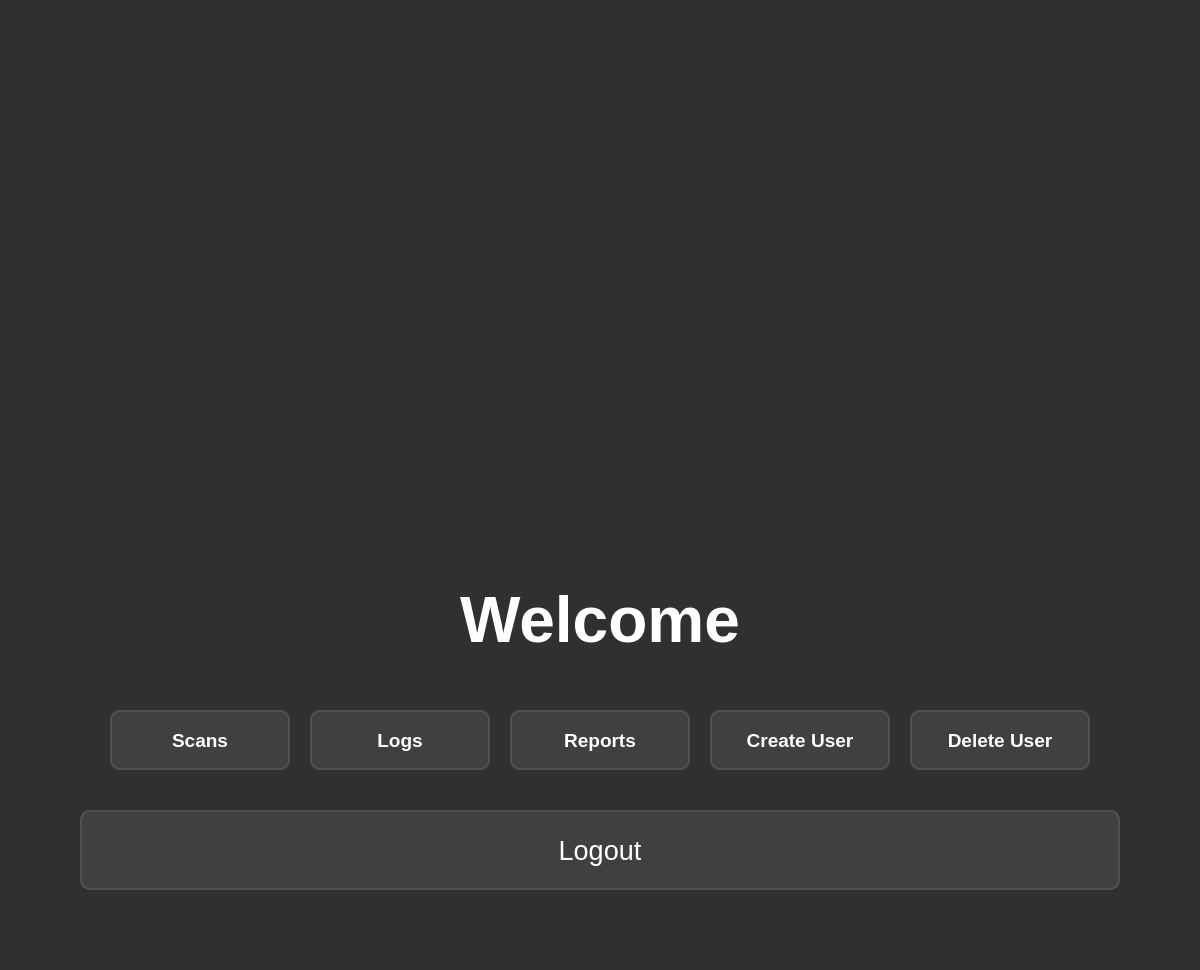
<?xml version="1.0" encoding="UTF-8"?>
<ui version="4.0">
 <class>MainDashboard</class>
 <widget class="QWidget" name="MainDashboard">
  <property name="geometry">
   <rect>
    <x>0</x>
    <y>0</y>
    <width>1200</width>
    <height>800</height>
   </rect>
  </property>
  <property name="styleSheet">
   <string notr="true">QWidget#MainDashboard {
    background-color: #303030;
}
QLabel {
    color: white;
}
QPushButton {
    background-color: #404040;
    color: white;
    border: 2px solid #505050;
    border-radius: 10px;
    padding: 10px;
}
QPushButton:hover {
    background-color: #505050;
    border-color: #606060;
}
QPushButton:pressed {
    background-color: #606060;
}</string>
  </property>
  <layout class="QVBoxLayout" name="verticalLayout">
   <property name="spacing">
    <number>40</number>
   </property>
   <property name="leftMargin">
    <number>80</number>
   </property>
   <property name="topMargin">
    <number>80</number>
   </property>
   <property name="rightMargin">
    <number>80</number>
   </property>
   <property name="bottomMargin">
    <number>80</number>
   </property>
   <item>
    <layout class="QHBoxLayout" name="logoLayout">
     <item>
      <spacer name="logoLeftSpacer">
       <property name="orientation">
        <enum>Qt::Horizontal</enum>
       </property>
       <property name="sizeHint" stdset="0">
        <size>
         <width>40</width>
         <height>20</height>
        </size>
       </property>
      </spacer>
     </item>
     <item>
      <widget class="QLabel" name="logoLabel">
       <property name="text">
        <string/>
       </property>
       <property name="pixmap">
        <pixmap>:/Images/SandDriveLogo.png</pixmap>
       </property>
       <property name="scaledContents">
        <bool>true</bool>
       </property>
       <property name="alignment">
        <set>Qt::AlignCenter</set>
       </property>
       <property name="minimumSize">
        <size>
         <width>600</width>
         <height>450</height>
        </size>
       </property>
       <property name="maximumSize">
        <size>
         <width>1200</width>
         <height>450</height>
        </size>
       </property>
      </widget>
     </item>
     <item>
      <spacer name="logoRightSpacer">
       <property name="orientation">
        <enum>Qt::Horizontal</enum>
       </property>
       <property name="sizeHint" stdset="0">
        <size>
         <width>40</width>
         <height>20</height>
        </size>
       </property>
      </spacer>
     </item>
    </layout>
   </item>
   <item>
    <widget class="QLabel" name="welcomeLabel">
     <property name="sizePolicy">
      <sizepolicy hsizetype="Preferred" vsizetype="Fixed">
       <horstretch>0</horstretch>
       <verstretch>0</verstretch>
      </sizepolicy>
     </property>
     <property name="minimumSize">
      <size>
       <width>0</width>
       <height>100</height>
      </size>
     </property>
     <property name="font">
      <font>
       <pointsize>48</pointsize>
       <bold>true</bold>
      </font>
     </property>
     <property name="text">
      <string>Welcome</string>
     </property>
     <property name="alignment">
      <set>Qt::AlignCenter</set>
     </property>
    </widget>
   </item>
   <item>
    <spacer name="verticalSpacer">
     <property name="orientation">
      <enum>Qt::Vertical</enum>
     </property>
     <property name="sizeHint" stdset="0">
      <size>
       <width>20</width>
       <height>40</height>
      </size>
     </property>
    </spacer>
   </item>
   <item>
    <layout class="QHBoxLayout" name="actionButtons">
     <property name="spacing">
      <number>20</number>
     </property>
     <item>
      <spacer name="horizontalSpacer_1">
       <property name="orientation">
        <enum>Qt::Horizontal</enum>
       </property>
       <property name="sizeHint" stdset="0">
        <size>
         <width>40</width>
         <height>20</height>
        </size>
       </property>
      </spacer>
     </item>
     <item>
      <widget class="QPushButton" name="scansButton">
       <property name="minimumSize">
        <size>
         <width>180</width>
         <height>60</height>
        </size>
       </property>
       <property name="font">
        <font>
         <pointsize>14</pointsize>
         <bold>true</bold>
        </font>
       </property>
       <property name="text">
        <string>Scans</string>
       </property>
      </widget>
     </item>
     <item>
      <widget class="QPushButton" name="logsButton">
       <property name="minimumSize">
        <size>
         <width>180</width>
         <height>60</height>
        </size>
       </property>
       <property name="font">
        <font>
         <pointsize>14</pointsize>
         <bold>true</bold>
        </font>
       </property>
       <property name="text">
        <string>Logs</string>
       </property>
      </widget>
     </item>
     <item>
      <widget class="QPushButton" name="reportsButton">
       <property name="minimumSize">
        <size>
         <width>180</width>
         <height>60</height>
        </size>
       </property>
       <property name="font">
        <font>
         <pointsize>14</pointsize>
         <bold>true</bold>
        </font>
       </property>
       <property name="text">
        <string>Reports</string>
       </property>
      </widget>
     </item>
         <item>
            <widget class="QPushButton" name="createUserButton">
             <property name="minimumSize">
                <size>
                 <width>180</width>
                 <height>60</height>
                </size>
             </property>
             <property name="font">
                <font>
                 <pointsize>14</pointsize>
                 <bold>true</bold>
                </font>
             </property>
             <property name="text">
                <string>Create User</string>
             </property>
            </widget>
         </item>
         <item>
            <widget class="QPushButton" name="deleteUserButton">
             <property name="minimumSize">
                <size>
                 <width>180</width>
                 <height>60</height>
                </size>
             </property>
             <property name="font">
                <font>
                 <pointsize>14</pointsize>
                 <bold>true</bold>
                </font>
             </property>
             <property name="text">
                <string>Delete User</string>
             </property>
            </widget>
         </item>
     <item>
      <spacer name="horizontalSpacer_2">
       <property name="orientation">
        <enum>Qt::Horizontal</enum>
       </property>
       <property name="sizeHint" stdset="0">
        <size>
         <width>40</width>
         <height>20</height>
        </size>
       </property>
      </spacer>
     </item>
    </layout>
   </item>
   <item>
    <spacer name="verticalSpacer_2">
     <property name="orientation">
      <enum>Qt::Vertical</enum>
     </property>
     <property name="sizeHint" stdset="0">
      <size>
       <width>20</width>
       <height>40</height>
      </size>
     </property>
    </spacer>
   </item>
   <item>
    <widget class="QPushButton" name="logoutButton">
     <property name="minimumSize">
      <size>
       <width>200</width>
       <height>80</height>
      </size>
     </property>
     <property name="font">
      <font>
       <pointsize>20</pointsize>
      </font>
     </property>
     <property name="text">
      <string>Logout</string>
     </property>
    </widget>
   </item>
  </layout>
 </widget>
 <resources/>
 <connections/>
</ui>
